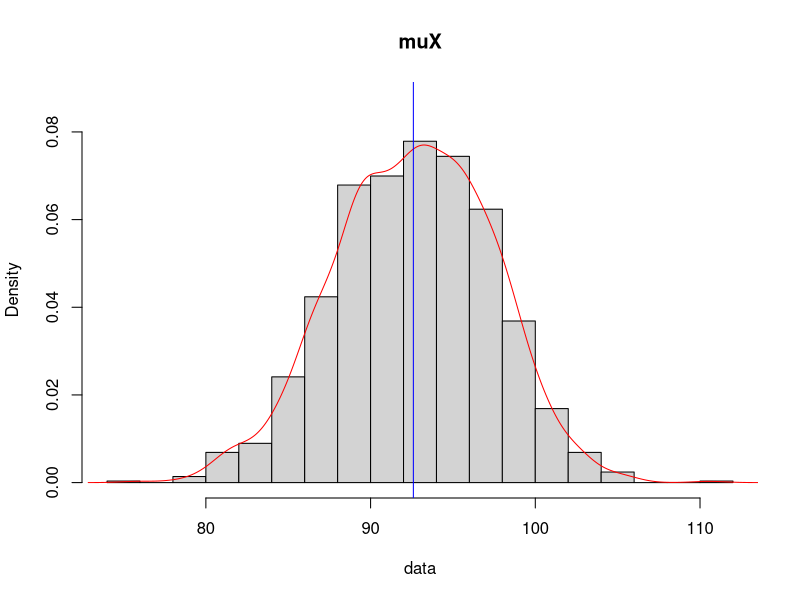
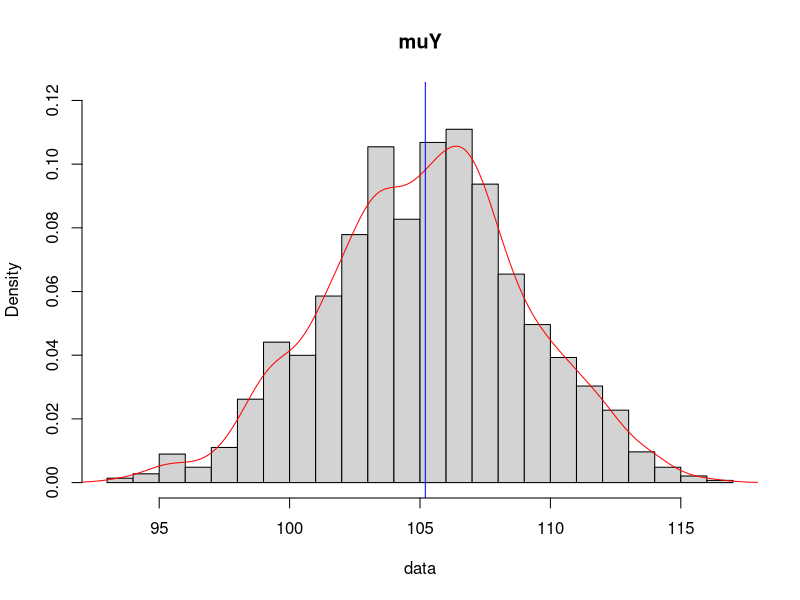
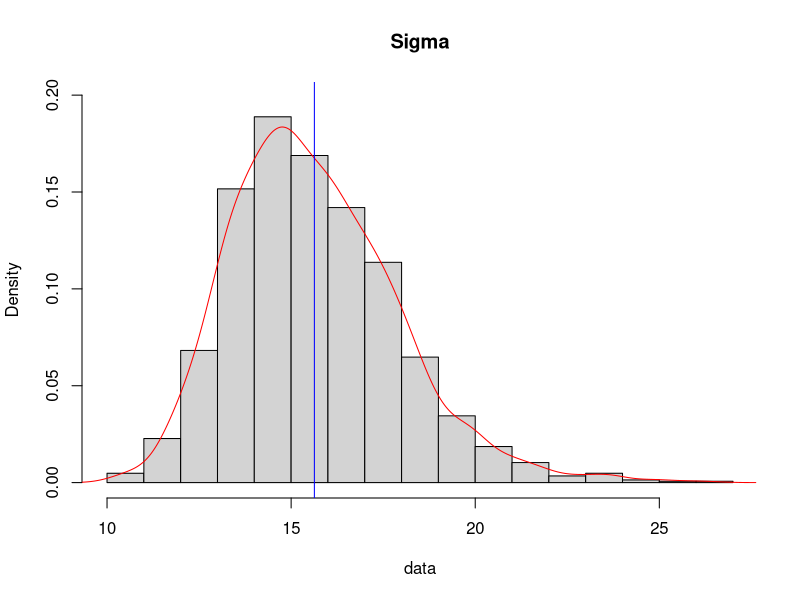
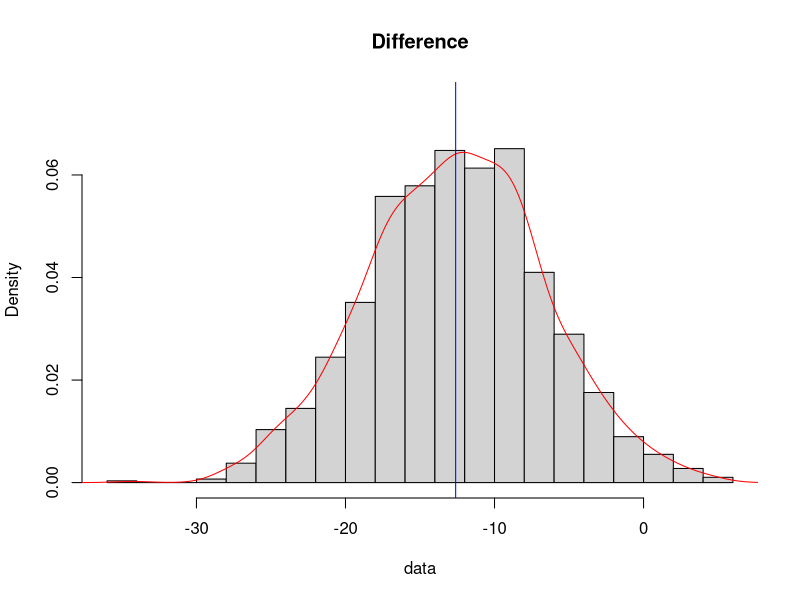

The R script that drew these images, in order:
#Basic Sampling process to infer group means assuming same variance. 
#Hand coded the chain, but could also be done in JAGS/STAN

library(MCMCpack)

#data-----
set.seed(234)
X=rnorm(10,98,15)
Y=rnorm(15,102,15)
meanX=mean(X)
meanY=mean(Y)
NY=length(Y)
NX=length(X)

#priors-----
a=100     # sample mean x & y ~ Normal(a,b)
b=15^2
r=1       # sample variance ~ InvGamma(shape=r,scale=s)
s=10^2

M= 1500
muX=1:M     #Creating vectors to fill
muY=1:M
sig=1:M

#start values-----
muX[1]=100   #initial guesses, can make them a lot worse without any real issues
muY[1]=100
sig[1]=10

#actual sampling and updating
for(i in 2:M){
  vY=1/((NY/sig[i-1])+(1/b))
  cY=((NY*meanY/sig[i-1])+(a/b))
  vX=1/((NX/sig[i-1])+(1/b))
  cX=((NX*meanX/sig[i-1])+(a/b))
  muY[i]=rnorm(1,vY*cY,sqrt(vY))
  muX[i]=rnorm(1,vX*cX,sqrt(vX))
  sig.scale=((sum((Y-muY[i])^2)+sum((X-muX[i])^2))/2)+s
  sig[i]=rinvgamma(1,shape=r+(NY/2+NX/2),scale=sig.scale)
}

##plots of posteriors----
keep=50:M    #remove 50 trial burn in

#Basic plotting function
Hist.Dens=function(data,label){
  hist1=hist(data,plot=F,breaks=20)
  dens=density(data)
  hist(data,probability=T,breaks=20,ylim=c(0,max(hist1$density)+.01),main=label)
  lines(dens,col='red')
  abline(v=mean(data),col='blue')
}

#create hists of sample with density as posterior. Order is muX, muY, Sigma, and Diff of muX muY
Hist.Dens(muX[keep],'muX')
Hist.Dens(muY[keep],'muY') 
Hist.Dens(sqrt(sig[keep]),"Sigma")
Hist.Dens(muX[keep]-muY[keep],'Difference')
